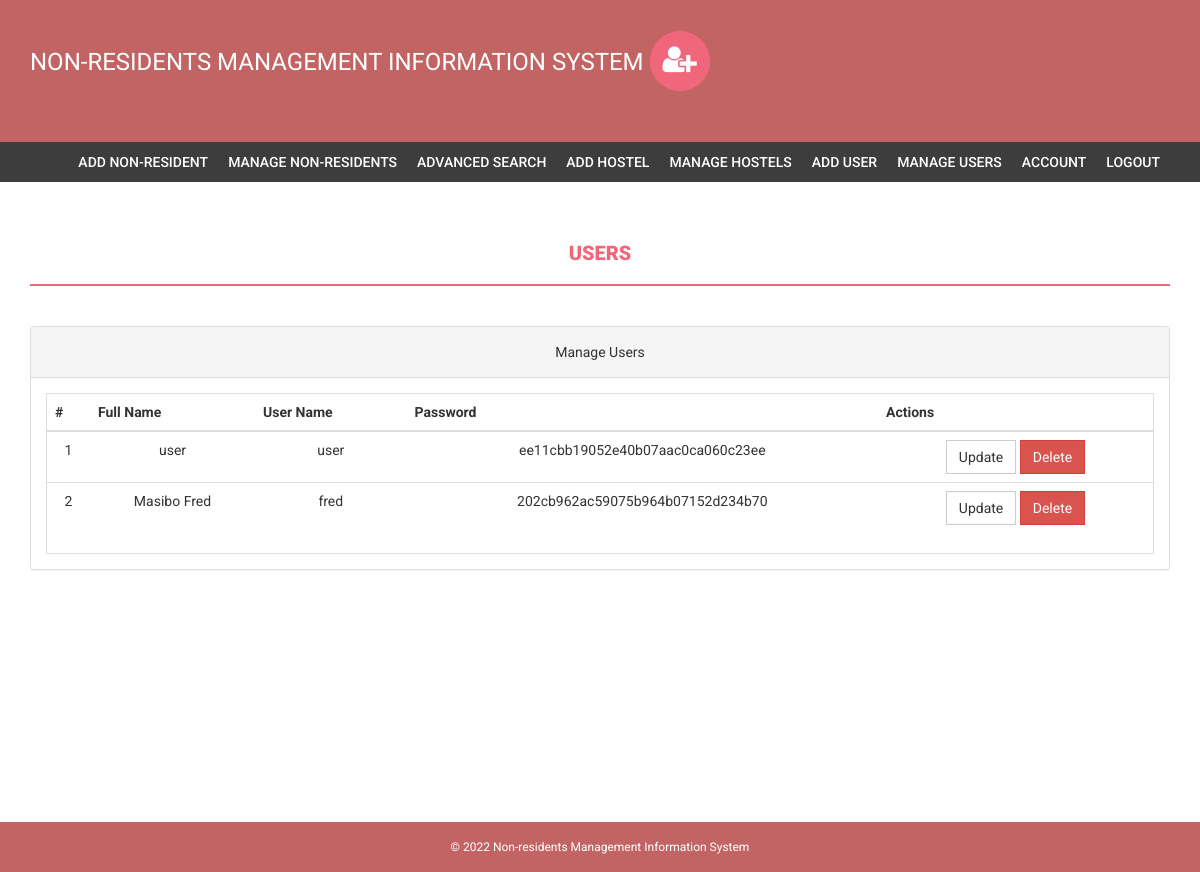
The page /admin/edit-user.php (signed in) on the database its author committed.
### tables this page shows
CREATE TABLE `users` (
  `s_no` int(11) NOT NULL,
  `FullName` varchar(150) NOT NULL,
  `UserName` varchar(150) NOT NULL,
  `Pass` varchar(50) NOT NULL
);

### admin/edit-user.php (the view, shortened to what this page needs)
<?php
if(strlen($_SESSION['alogin'])==0)
{
header('location:index.php');
}
else{
?>
<!DOCTYPE html>
<html xmlns="http://www.w3.org/1999/xhtml">
<head>
<link href="assets/css/bootstrap.css" rel="stylesheet" />
<link href="assets/css/font-awesome.css" rel="stylesheet" />
<link href="assets/css/style.css" rel="stylesheet" />
</head>
<body>
<?php include('includes/header.php');?>
<?php if($_SESSION['alogin']!="")
{
include('includes/menubar.php');
}
?>
<div class="content-wrapper">
<div class="container">
<div class="row">
<div class="col-md-12">
<h1 class="page-head-line">Users  </h1>
</div>
</div>
<div class="row" >
<div class="col-md-12">
<div class="panel panel-default">
<div class="panel-heading">
Manage Users
</div>
<div class="panel-body">
<div class="table-responsive table-bordered">
<table class="table">
<thead>
<tr>
<th>#</th>
<th>Full Name</th>
<th>User Name </th>
<th>Password</th>
<th>Actions </th>
</tr>
</thead>
<tbody>
<?php
$sql=mysqli_query($bd, "select * from users");
$cnt=1;
while($row=mysqli_fetch_array($sql))
{
?>
<tr>
<td><?php echo $cnt;?></td>
<td><?php echo htmlentities($row['FullName']);?></td>
<td><?php echo htmlentities($row['UserName']);?></td>
<td><?php echo htmlentities($row['Pass']);?></td>
<td>
<center>
<a href="update-user.php?id=<?php echo $row['s_no']?>" onClick="return confirm('Are you sure you want to update?')">
<button type="submit" name="submit" id="submit" class="btn btn-default">Update</button>
</a>
<a href="edit-user.php?id=<?php echo $row['s_no']?>&del=delete" onClick="return confirm('Are you sure you want to delete?')">
<button class="btn btn-danger">Delete</button>
</a>
</center>
</td>
</tr>
<?php
$cnt++;
} ?>
</tbody>
</table>
</div>
</div>
</div>
</div>
</div>
</div>
</div>
<?php include('includes/footer.php');?>
</body>
</html>
<?php } ?>

### admin/assets/css/style.css (style rules this page uses)
body { font-family: 'Roboto', sans-serif; line-height: 30px; }
.content-wrapper { margin-top: 40px; min-height: 600px; padding-bottom: 60px; }
.page-head-line { font-weight: 900; padding-bottom: 20px; border-bottom: 2px solid #F0677C; text-transform: uppercase; color: #F0677C; font-size: 20px; margin-bottom: 40px; }
.btn { border-radius: 0px; -webkit-border-radius: 0px; -moz-border-radius: 0px; }

### admin/includes/footer.php (style rules this page uses)
.col-md-12 { text-align: center; }

### rows shown on the page
users: FullName "user", UserName "user", Pass "ee11cbb19052e40b07aac0ca060c23ee"
users: FullName "Masibo Fred", UserName "fred", Pass "202cb962ac59075b964b07152d234b70"
